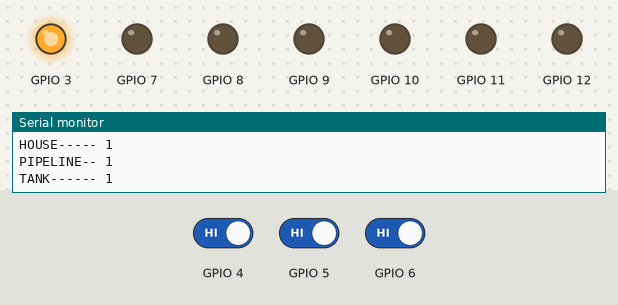
Recording of a sketch running on a simulated ESP8266 (NodeMCU). Parts: output pins drawn as LEDs (lit = HIGH), the last lines printed to the serial monitor. Inputs (shaded band) come from the test bench; at power-on: GPIO 4 HIGH, GPIO 5 HIGH, GPIO 6 HIGH.

Above: at 1.8 s.
1.9 s: GPIO 4 driven LOW
At 2.8 s:
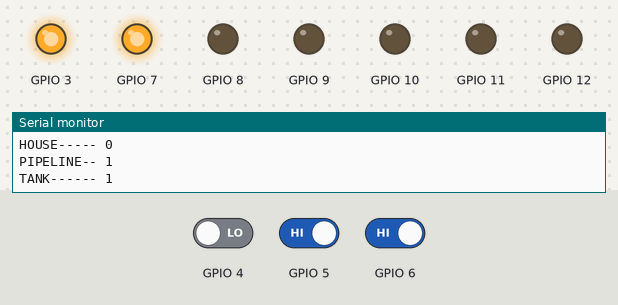
3.5 s: GPIO 5 driven LOW
At 4.2 s:
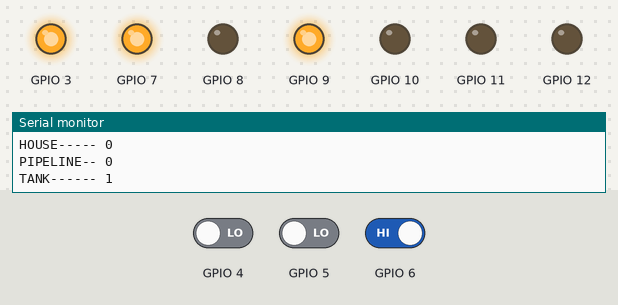
5.0 s: GPIO 6 driven LOW
At 5.6 s:
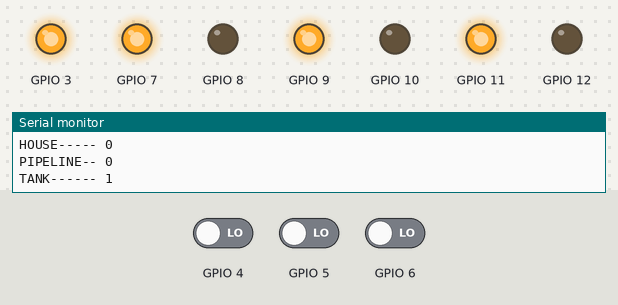
6.6 s: GPIO 4 driven HIGH
At 7.8 s:
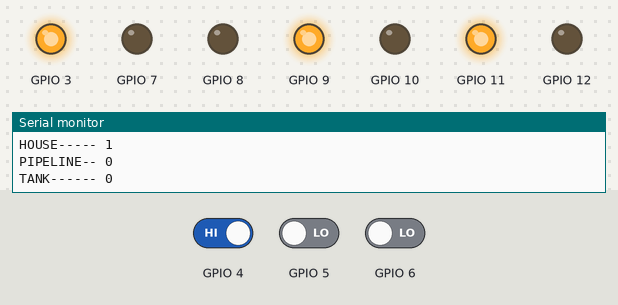
8.1 s: GPIO 5 driven HIGH
At 9.1 s:
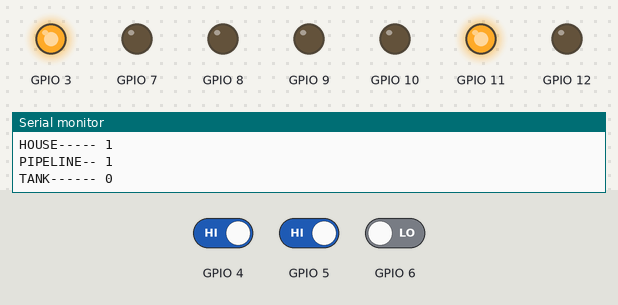
9.7 s: GPIO 4 driven LOW
At 10.1 s:
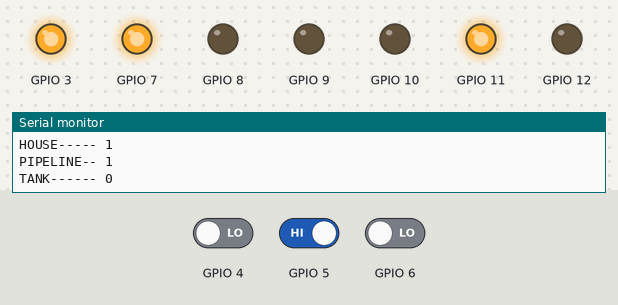
Timing chart, 0 to 12.2 s (numbered marks = the images above; inputs shaded):
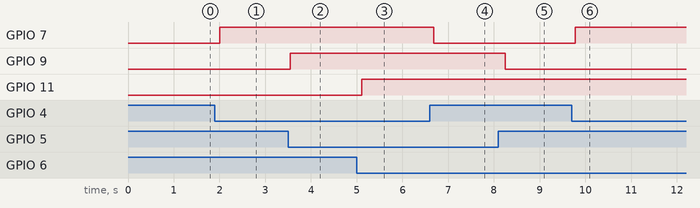

Measured:
- after the input at 1.9 s, GPIO 7: LOW → HIGH after 0.10 s
- after the input at 3.5 s, GPIO 9: LOW → HIGH at once
- after the input at 5.0 s, GPIO 11: LOW → HIGH after 0.11 s
- after the input at 6.6 s, GPIO 7: HIGH → LOW after 0.08 s
- after the input at 8.1 s, GPIO 9: HIGH → LOW after 0.15 s
- after the input at 9.7 s, GPIO 7: LOW → HIGH after 0.08 s

The sketch:

water_level_meter.ino
```cpp
void setup() {
  // put your setup code here, to run once:
pinMode(3,OUTPUT);
pinMode(4,INPUT);
pinMode(5,INPUT);
pinMode(6,INPUT);
pinMode(7,OUTPUT);
pinMode(8,OUTPUT);
pinMode(9,OUTPUT);
pinMode(10,OUTPUT);
pinMode(11,OUTPUT);
pinMode(12,OUTPUT);

Serial.begin(9600);
}

void loop() {
  // put your main code here, to run repeatedly:
digitalWrite(3,HIGH);
digitalWrite(4,HIGH);
digitalWrite(5,HIGH);
digitalWrite(6,HIGH);
int c =digitalRead(4);
int d =digitalRead(5);
int e =digitalRead(6);


if(c==0)
{digitalWrite(7,HIGH);
digitalWrite(8,LOW);
delay(10);
}
else
digitalWrite(7,0);
//delay(500);


if(d==0)
{digitalWrite(9,HIGH);
digitalWrite(10,LOW);
delay(10);
}
else
digitalWrite(9,0);


if(e==0)
{digitalWrite(11,HIGH);
digitalWrite(12,LOW);
delay(10);
}
else
digitalWrite(11,0);
delay(500);


Serial.print("HOUSE----- ");
Serial.println(c);
Serial.print("PIPELINE-- ");
Serial.println(d);
Serial.print("TANK------ ");
Serial.println(e);
}
```
